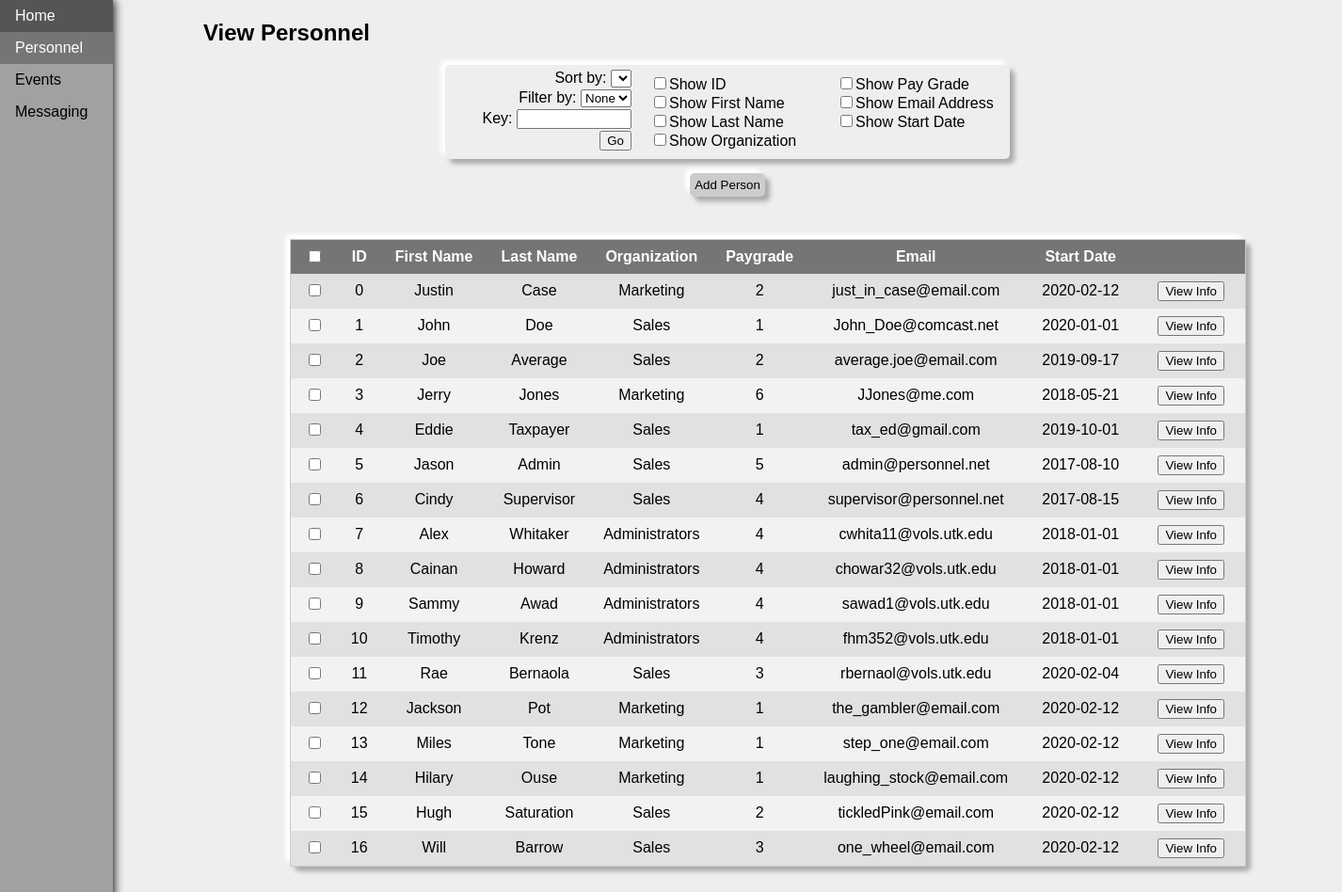
Screenshot of /PM-pages/personnel.php with the database file from the repository.
### tables this page shows
CREATE TABLE `people` (
  `user_ID` int(11) NOT NULL,
  `First_Name` varchar(30) NOT NULL,
  `Last_Name` varchar(30) NOT NULL,
  `Email` varchar(50) NOT NULL,
  `Activation_Date` date NOT NULL,
  `Pay_Grade` int(11) NOT NULL,
  `Organization` int(11) NOT NULL,
  `Extra_1` int(11) NOT NULL,
  `Extra_2` int(11) NOT NULL,
  `Extra_3` int(11) NOT NULL,
  `Extra_4` int(11) NOT NULL,
  `Extra_5` int(11) NOT NULL,
  `permissions` varchar(12) DEFAULT NULL
);

CREATE TABLE `groups` (
  `ID` int(11) NOT NULL,
  `group_name` varchar(100) NOT NULL,
  `supervisor_ID` int(11) DEFAULT NULL
);

### PM-pages/personnel.php (the view, shortened to what this page needs)
<!DOCTYPE html>
<html>
<head>
    <link rel="stylesheet" type="text/css" href="../PM-css/styles.css">
</head>
<body>
    <ul>
        <li><a href="../index.php">Home</a></li>
        <li><a class="active" href="personnel.php">Personnel</a></li>
        <li><a href="events.php">Events</a></li>
        <li><a href="messaging.php">Messaging</a></li>
    </ul>
    <div class="page_body">
        <h2>View Personnel</h2>
        <?php require '../PM-extras/db_utils.php';
        $link = create_connection();
        $first_load = true;
        ?>
        <div id="select_container">
            <div id="selections">
                <form action="" method="post">
                    <div style="width: 33%;float: left;height: 100%;padding-right:20px;padding-top:5px;text-align:right;">
                        Sort by: <select name="sort_by" style="margin-bottom: 2px;">
                        </select> <br>
                        Filter by: <select name="filter_by" style="margin-bottom: 2px;">
                            <?php
                            echo '<option value="none">None</option>';
                            ?>
                        </select><br>
                        Key: <input type="text" name="filter_key" style="width: 114px; margin-bottom: 2px;" value="<?php echo isset($_POST['filter_key']) ? $_POST['filter_key'] : '' ?>">
                        <br>
                        <input type="submit" name="test" id="test" value="Go" /><br />
                    </div>
                    <div style="width: 33%;float: left;height: 100%;padding-top:10px;">
                        <label><input type="checkbox" name="checklist[]" value="user_ID" <?php echo (isset($selected['user_ID'])      ? $selected['user_ID'] : ""); ?>>Show ID</label><br>
                        <label><input type="checkbox" name="checklist[]" value="First_Name" <?php echo (isset($selected['First_Name'])   ? $selected['First_Name'] : ""); ?>>Show First Name</label><br>
                        <label><input type="checkbox" name="checklist[]" value="Last_Name" <?php echo (isset($selected['Last_Name'])    ? $selected['Last_Name'] : ""); ?>>Show Last Name</label><br>
                        <label><input type="checkbox" name="checklist[]" value="Organization" <?php echo (isset($selected['Organization']) ? $selected['Organization'] : ""); ?>>Show Organization</label><br>
                    </div>
                    <div style="width: 28%;float: left;height: 100%;padding-top:10px;">
                        <label><input type="checkbox" name="checklist[]" value="Pay_Grade" <?php echo (isset($selected['Pay_Grade']) ? $selected['Pay_Grade'] : ""); ?>>Show Pay Grade</label><br>
                        <label><input type="checkbox" name="checklist[]" value="Email" <?php echo (isset($selected['Email']) ? $selected['Email'] : ""); ?>>Show Email Address</label><br>
                        <label><input type="checkbox" name="checklist[]" value="Activation_Date" <?php echo (isset($selected['Activation_Date']) ? $selected['Activation_Date'] : ""); ?>>Show Start Date</label><br>
                    </div>
                </form>
            </div>
        </div>
        <div class="add_button"><button onclick="openAddUser()" class="add_user_button">Add Person</button></div>
        <?php
        $select_list = array("user_ID", "First_Name", "Last_Name", "Organization", "Pay_Grade", "Email", "Activation_Date");
        $table_select = array(true, true, true, true, true, true, true);
        if ($first_load || array_key_exists('test', $_POST)) {
            $filter_err = false;
            if (isset($_POST['sort_by'])) {
                $sort_value = $_POST['sort_by'];
                if (!empty($_POST['checklist'])) {
                    $sel_ind  = 0;
                    $index = 0;
                    $selected = $_POST['checklist'];
                    foreach ($select_list as $val) {
                        if (isset($selected[$sel_ind]) && $val == $selected[$sel_ind]) {
                            $table_select[$index] = true;
                            $sel_ind++;
                        } else {
                            $table_select[$index] = false;
                        }
                        $index++;
                    }
                }
            } else {
                $sort_value = 'user_ID';
            }
            if (!$filter_err) {
                $sql = "SELECT * FROM People INNER JOIN Groups on People.Organization = Groups.ID";
                $sql = $sql . " ORDER BY " . $sort_value;
                echo '<div id="table_wrapper">';
                if ($res = mysqli_query($link, $sql)) {
                    if (mysqli_num_rows($res) > 0) {
                        echo '<table id="person_table">';
                        echo "<tr>";
                        echo '<th class="person_header"><input type="checkbox" id="checkUncheckAll" onClick="CheckUncheckAll()" /></th>';
                        if ($table_select[0]) {
                            echo "<th class='person_header'>ID</th>";
                        }
                        if ($table_select[1]) {
                            echo "<th class='person_header'>First Name</th>";
                        }
                        if ($table_select[2]) {
                            echo "<th class='person_header'>Last Name</th>";
                        }
                        if ($table_select[3]) {
                            echo "<th class='person_header'>Organization</th>";
                        }
                        if ($table_select[4]) {
                            echo "<th class='person_header'>Paygrade</th>";
                        }
                        if ($table_select[5]) {
                            echo "<th class='person_header' style='width: 200px;'>Email</th>";
                        }
                        if ($table_select[6]) {
                            echo "<th class='person_header' style='width: 90px;'>Start Date</th>";
                        }
                        echo "<th class='person_header' style='width: 85px;'></th>";
                        echo "</tr>";
                        while ($row = mysqli_fetch_array($res)) {
                            echo "<tr class='person_row'>";
                            echo "<td class='person_data'><input type='checkbox' name='rowSelectCheckBox' value='" . $row['user_ID'] . "'/></td>";
                            if ($table_select[0]) {
                                echo "<td class='person_data'>" . $row['user_ID'] . "</td>";
                            }
                            if ($table_select[1]) {
                                echo "<td class='person_data'>" . $row['First_Name'] . "</td>";
                            }
                            if ($table_select[2]) {
                                echo "<td class='person_data'>" . $row['Last_Name'] . "</td>";
                            }
                            if ($table_select[3]) {
                                echo "<td class='person_data'>" . $row['group_name'] . "</td>";
                            }
                            if ($table_select[4]) {
                                echo "<td class='person_data'>" . $row['Pay_Grade'] . "</td>";
                            }
                            if ($table_select[5]) {
                                echo "<td class='person_data' style='width: 200px;'>" . $row['Email'] . "</td>";
                            }
                            if ($table_select[6]) {
                                echo "<td class='person_data' style='width: 90px;'>" . $row['Activation_Date'] . "</td>";
                            }
                            echo "<td class='person_data' style='width: 70px;'><button type='submit' class='trigger' data-modal-trigger='trigger-" . $row['user_ID'] . "'>View Info</button></td>";
                            echo "</tr>";
                        }
                        echo "</table>";
                                    $row = get_user_info($link, $row["user_ID"]); ?>
                                <?php
                    }
                    else {
                        echo "No matching records are found.";
                    }
                }
                else {
                    echo "ERROR: Could not able to execute $sql. "
                        . mysqli_error($link);
                }
                echo '</div>';
            }
        }
        ?>
        <br><br><br>
    </div>
</body>
</html>

### PM-css/styles.css (style rules this page uses)
* { font-family: Arial; }
body { margin: 0; background-color: #EEEEEE; }
.page_body { margin-left: 200px; margin-right: 80px; padding: 1px 16px; }
#table_wrapper { width: 1200px; margin: 0 auto; }
#person_table { border: 1px solid #CCCCCC; border-collapse: collapse; padding-bottom: 20px; border-radius: 5px; box-shadow: 5px 5px 5px #AAAAAA, -5px -5px 5px #FFFFFF; margin: 30px auto 0 auto; }
th.person_header { background-color: rgb(117, 117, 117); color: white; text-align: center; padding: 8px 15px 8px 15px; white-space: nowrap; }
td.person_data { text-align: center; white-space: nowrap; padding: 8px 5px; }
tr.person_row:nth-child(even) { background-color: #E1E1E1 }
tr.person_row:nth-child(odd) { background-color: #F2F2F2 }
#select_container { width: 1100px; margin: 0 auto; }
#selections { margin-left: auto; margin-right: auto; margin-bottom: 15px; width: 600px; height: 100px; border-radius: 5px; box-shadow: 5px 5px 5px #AAAAAA, -5px -5px 5px #FFFFFF; }
.add_button { width: 1100px; margin: 0 auto; align-content: center; display: flex; align-items: center; justify-content: center; }
.add_user_button { padding: 5px; border: none; border-radius: 5px; background-color: #CCC; box-shadow: 5px 5px 5px #AAAAAA, -5px -5px 5px #FFFFFF; }
.trigger { cursor: pointer; }
ul { list-style-type: none; margin: 0; padding: 0; width: 120px; background-color: rgb(161, 161, 161); position: fixed; height: 100%; overflow: auto; box-shadow: 1px 0px 10px; }
li a { display: block; color: #000; padding: 8px 16px; text-decoration: none; }
li a.active { background-color: rgb(117, 117, 117); color: white; }

### rows the page displays
people: user_ID "0", First_Name "Justin", Last_Name "Case", groups.group_name "Marketing", Pay_Grade "2", Email "just_in_case@email.com", Activation_Date "2020-02-12"
people: user_ID "1", First_Name "John", Last_Name "Doe", groups.group_name "Sales", Pay_Grade "1", Email "John_Doe@comcast.net", Activation_Date "2020-01-01"
people: user_ID "2", First_Name "Joe", Last_Name "Average", groups.group_name "Sales", Pay_Grade "2", Email "average.joe@email.com", Activation_Date "2019-09-17"
people: user_ID "3", First_Name "Jerry", Last_Name "Jones", groups.group_name "Marketing", Pay_Grade "6", Email "JJones@me.com", Activation_Date "2018-05-21"
people: user_ID "4", First_Name "Eddie", Last_Name "Taxpayer", groups.group_name "Sales", Pay_Grade "1", Email "tax_ed@gmail.com", Activation_Date "2019-10-01"
people: user_ID "5", First_Name "Jason", Last_Name "Admin", groups.group_name "Sales", Pay_Grade "5", Email "admin@personnel.net", Activation_Date "2017-08-10"
people: user_ID "6", First_Name "Cindy", Last_Name "Supervisor", groups.group_name "Sales", Pay_Grade "4", Email "supervisor@personnel.net", Activation_Date "2017-08-15"
people: user_ID "7", First_Name "Alex", Last_Name "Whitaker", groups.group_name "Administrators", Pay_Grade "4", Email "cwhita11@vols.utk.edu", Activation_Date "2018-01-01"
people: user_ID "8", First_Name "Cainan", Last_Name "Howard", groups.group_name "Administrators", Pay_Grade "4", Email "chowar32@vols.utk.edu", Activation_Date "2018-01-01"
people: user_ID "9", First_Name "Sammy", Last_Name "Awad", groups.group_name "Administrators", Pay_Grade "4", Email "sawad1@vols.utk.edu", Activation_Date "2018-01-01"
people: user_ID "10", First_Name "Timothy", Last_Name "Krenz", groups.group_name "Administrators", Pay_Grade "4", Email "fhm352@vols.utk.edu", Activation_Date "2018-01-01"
people: user_ID "11", First_Name "Rae", Last_Name "Bernaola", groups.group_name "Sales", Pay_Grade "3", Email "rbernaol@vols.utk.edu", Activation_Date "2020-02-04"
people: user_ID "12", First_Name "Jackson", Last_Name "Pot", groups.group_name "Marketing", Pay_Grade "1", Email "the_gambler@email.com", Activation_Date "2020-02-12"
people: user_ID "13", First_Name "Miles", Last_Name "Tone", groups.group_name "Marketing", Pay_Grade "1", Email "step_one@email.com", Activation_Date "2020-02-12"
people: user_ID "14", First_Name "Hilary", Last_Name "Ouse", groups.group_name "Marketing", Pay_Grade "1", Email "laughing_stock@email.com", Activation_Date "2020-02-12"
people: user_ID "15", First_Name "Hugh", Last_Name "Saturation", groups.group_name "Sales", Pay_Grade "2", Email "tickledPink@email.com", Activation_Date "2020-02-12"
people: user_ID "16", First_Name "Will", Last_Name "Barrow", groups.group_name "Sales", Pay_Grade "3", Email "one_wheel@email.com", Activation_Date "2020-02-12"
